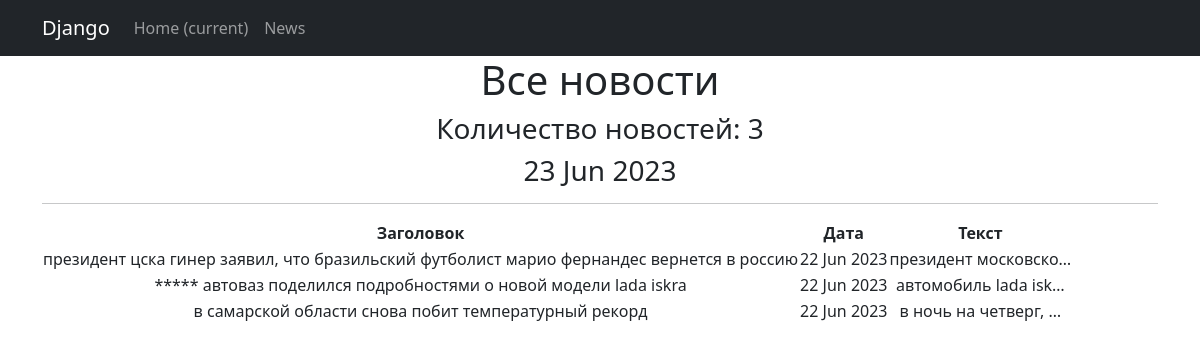
Page /news/ on the committed database.
### News_Portal/models.py (models this page shows, shortened)
class Post(models.Model):
    article = 'AR'
    news = 'NE'
    POST_TYPES = [
        (article, 'статья'),
        (news, 'новость')
    ]
    author = models.ForeignKey(Author, on_delete=models.CASCADE)#связь «один ко многим» с моделью Author;
    type = models.CharField(max_length=2, choices=POST_TYPES, default=article)#поле с выбором — «статья» или «новость»;
    time_in = models.DateTimeField(auto_now_add=True)#автоматически добавляемая дата и время создания;
    category = models.ManyToManyField(Category, through='PostCategory')#связь «многие ко многим» с моделью Category (с дополнительной моделью PostCategory);
    header = models.CharField(max_length=255, default='заголовок')#заголовок статьи/новости;
    text = models.TextField(default='текст статьи/новости')#текст статьи/новости;
    _rating = models.IntegerField(default=0, db_column='rating')#рейтинг статьи/новости.
    def __str__(self):
        return f'{self.header.title()}: {self.text[:20]}'
    @property
    def rating(self):
        return self._rating
    @rating.setter
    def rating(self, value):
        self._rating = int(value) if value >= 0 else 0
        self.save()

### News_Portal/views.py (the view)
# urls.py: path('', NewsList.as_view()),
class NewsList(ListView):
    model = Post
    ordering = ['-time_in']
    template_name = 'posts.html'
    context_object_name = 'posts'
    def get_context_data(self, **kwargs):
        context = super().get_context_data(**kwargs)
        context['time_now'] = datetime.utcnow()
        pprint(context)
        return context

### News_Portal/templatetags/custom_filters.py (called while the page is built)
@register.filter()
def censor(text: str):
    for bad_word in bad_words:
        text = text.lower().replace(bad_word.lower(), '*****')
    return text

### templates/posts.html (shortened to what this page needs)
{% extends 'flatpages/default.html' %}
тега {% load custom_filters %}. Где custom_filters — это название Python файла-->
{% load custom_filters %}
{% block content %}
    <h1>Все новости</h1>
    <h3>Количество новостей: {{ posts|length }}</h3>
    <h3>{{ time_now|date:'d M Y' }}</h3>
    <hr>
    {%if posts %}
        <table>
            <thead>
                <th>Заголовок</th>
                <th>Дата</th>
                <th>Текст</th>
            </thead>
           {% for post in posts %}
            <tr>
                <td>{{ post.header|censor }}</td>
                <td>{{ post.time_in|date:'d M Y'}}</td>
                <td>{{ post.text|truncatechars:20|censor }}</td>
            </tr>
           {% endfor %}
        </table>
    {% else %}
       <h2>Новостей нет!Скукота</h2>
    {% endif %}
{% endblock content %}ml>

### rows in the picture
Post: header|censor "президент цска гинер заявил, что бразильский футболист марио фернандес вернется в россию", time_in "22 Jun 2023", text|censor "президент московско…"
Post: header|censor "***** автоваз поделился подробностями о новой модели lada iskra", time_in "22 Jun 2023", text|censor "автомобиль lada isk…"
Post: header|censor "в самарской области снова побит температурный рекорд", time_in "22 Jun 2023", text|censor "в ночь на четверг, …"

### other values in the picture
{{ posts|length }} "3"
{{ time_now|date:'d M Y' }} "23 Jun 2023"
